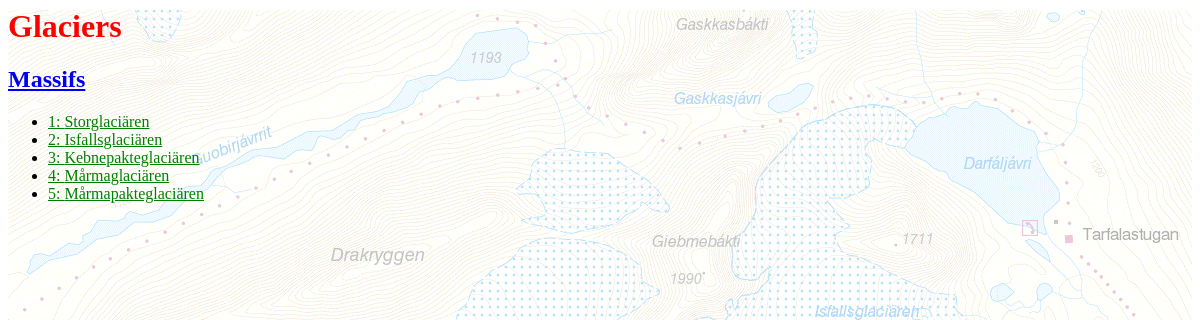
The app's page /glaciers/, older data.
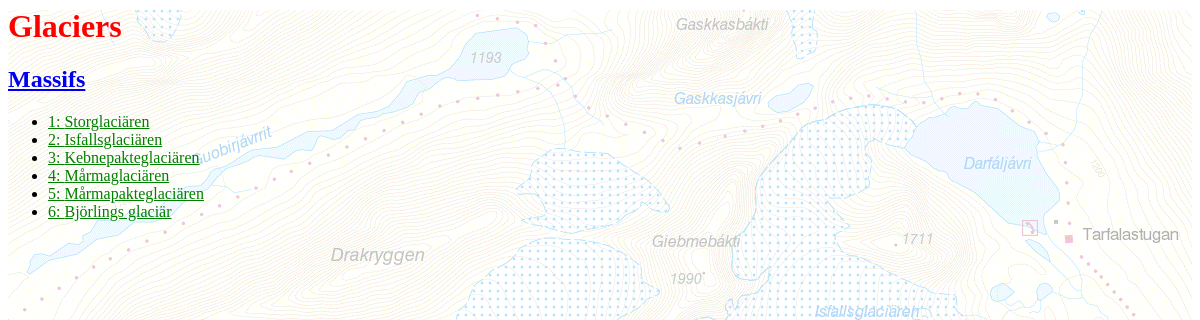
The same page, newer data.
### glaciers/models.py (models this page shows, shortened)
class Glacier(models.Model):
    massif = models.ForeignKey(Massif, on_delete=models.CASCADE, default=1)
    glacier_name = models.CharField(max_length=200)
    glacier_length = models.FloatField(default=0)
    glacier_area = models.FloatField(default=0)

### glaciers/views.py (the view)
# urls.py: path("", views.IndexView.as_view(), name="index"),
class IndexView(generic.ListView):
    template_name = "glaciers/index.html"
    context_object_name = "glacier_list"
    def get_queryset(self):
        return Glacier.objects.all()

### glaciers/templates/glaciers/index.html
{% load static %}
<link rel="stylesheet" type="text/css" href="{% static 'glaciers/style.css' %}"/>
<h1>Glaciers</h1>
<h2><a href="{% url 'glaciers:massifs' %}">Massifs</a></h2>
{% if glacier_list %}
    <ul>
        {% for glacier in glacier_list %}
        <li>
            <a href="{% url 'glaciers:article' glacier.id %}">
                {{glacier.id}}: {{glacier.glacier_name}}
            </a>
        </li>
        {% endfor %}
    </ul>
{% else %}
    <p>
        No glaciers added.
    </p>
{% endif %}

Row changes from the older to the newer data that the page shows:
added Glacier: id "6", glacier_name "Björlings glaciär"
